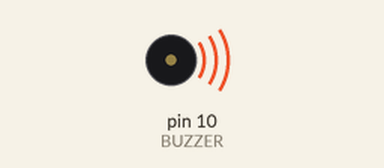
A sketch run on a simulated Arduino Uno, built with avr-gcc and run on an emulated ATmega328P. Parts: buzzer (waves = sounding).

Above: at 0.1 s.
At 8.1 s:
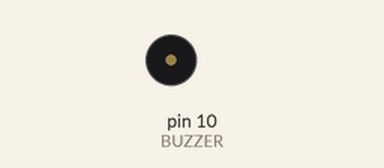
Timing chart, 0 to 9.6 s (numbered marks = the images above):
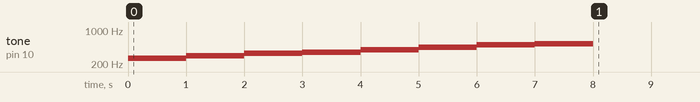

The sketch:

doraemipa_copy_20250226124024.ino
```cpp
const int BUZZER = 10;
const int melody[8] = {262, 294, 330, 349, 393, 440, 494, 523};
void setup() {
  for (int cnt = 0; cnt <= 7; cnt++) {
    tone(BUZZER, melody[cnt]);
    delay(1000);
  }
  noTone(BUZZER);
}

void loop() {

}
```
